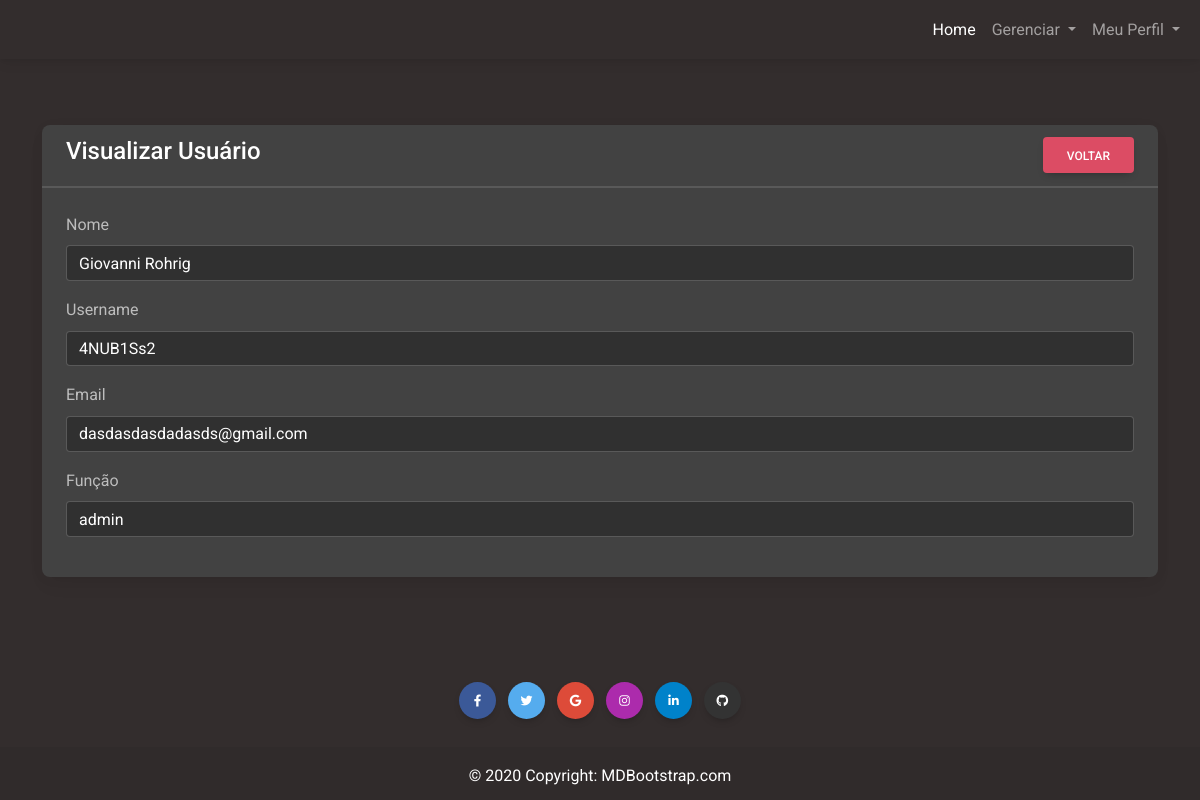
/viewUser.php?id=1 (signed in), run on the app's committed database.
### tables this page shows
CREATE TABLE `users` (
  `id` int unsigned NOT NULL AUTO_INCREMENT,
  `name` varchar(45) NOT NULL,
  `username` varchar(45) NOT NULL,
  `email` varchar(45) NOT NULL,
  `password` varchar(45) NOT NULL,
  `role` varchar(10) NOT NULL,
  `isgoogle` tinyint(1) NOT NULL,
  `school_id` int unsigned NOT NULL,
  PRIMARY KEY (`id`)
);

### viewUser.php (the view, shortened to what this page needs)
<?php
require_once("./php/conexao.php");
?>
<!DOCTYPE html>
<html lang="pt-br">
  <head>
    <link
      rel="stylesheet"
      href="https://cdnjs.cloudflare.com/ajax/libs/font-awesome/6.0.0/css/all.min.css"
    />
    <link rel="stylesheet" href="css/mdb.min.css" />
  </head>
  <body class="bg-dark" data-mdb-theme="dark">
<?php include_once("./php/navbar.php"); ?>
<br>
<br><br>
<div class="container mt-5">
  <div class="row">
    <div class="col-md-12">
      <div class="card">
        <div class="card-header">
          <h4> Visualizar Usuário
            <a href="./manageUsers.php" class="btn btn-danger float-end">Voltar</a>
          </h4>
        </div>
        <div class="card-body">
          <?php
          if (isset($_GET['id'])){
            $user_id = $_GET['id'];
            $sql = "SELECT * FROM users WHERE id='$user_id'";
            $query = mysqli_query($conn, $sql);
            if (mysqli_num_rows($query) > 0){
                $user = mysqli_fetch_array($query);
          ?>
                <div class="mb-3">
                    <label class="form-label">Nome</label>
                    <p class="form-control">
                    <?=$user['name'];?>
                    </p>
                </div>
                <div class="mb-3">
                <label class="form-label">Username</label>
                <p class="form-control">
                    <?=$user['username'];?>
                </p>
                </div>
                <div class="mb-3">
                    <label class="form-label">Email </label>
                    <p class="form-control">
                        <?=$user['email'];?>
                    </p>
                </div>
                <div class="mb-3">
                <label class="form-label">Função</label>
                <p class="form-control">
                    <?=$user['role'];?>
                </p>
                </div>
            <?php
            } else {
                echo "<h4>Usuário não encontrado</h4>";
            }
        }?>
        </div>
      </div>
    </div>
  </div>
</div>
<br>
<br><br>
<?php
include_once("./php/footer.php");
?>
  </body>
</html>

### data on the page
users: name "Giovanni Rohrig", username "4NUB1Ss2", email "dasdasdasdadasds@gmail.com", role "admin"
